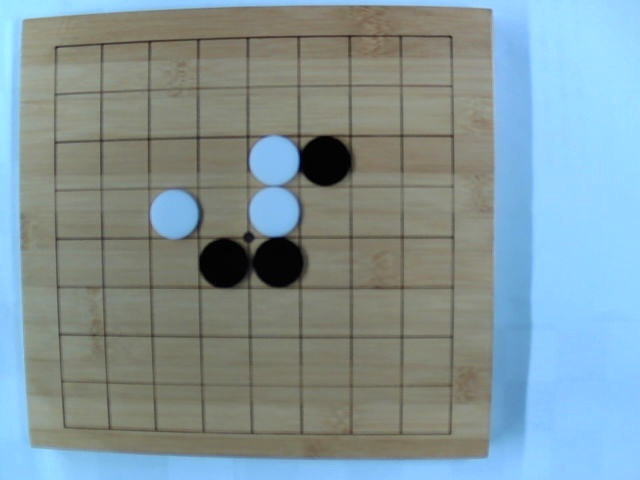
#> input picture python/opencv/edge-detection/IMG-52.jpg, 640 x 480 px
$ python canny.py
#> lines starting #> are read from the running program, lines starting #| are printed output that depends on the picture; after the words box and inside, x2 and y2 are one past the last pixel; in counts of white or black regions, pixels touching at a corner belong together
"""
REF: https://classes.engineering.wustl.edu/ese205/core/index.php?title=OpenCV4
https://opencv-python-tutroals.readthedocs.io/en/latest/py_tutorials/py_imgproc/py_canny/py_canny.html
"""
import cv2
import numpy as np
from matplotlib import pyplot as plt

def edge_detection(img_file_name):
#> called with img_file_name = 'IMG-52.jpg'
    img = cv2.imread(img_file_name, 0)
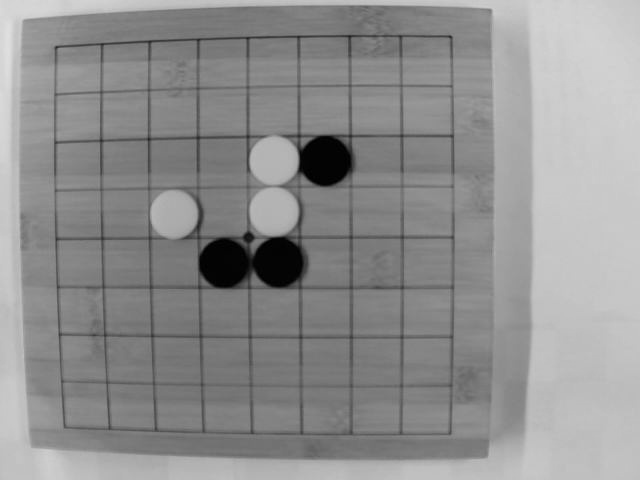
#> img: shape (480, 640); min 0, max 224, mean 144.2
    edges = cv2.Canny(img, 100, 200)
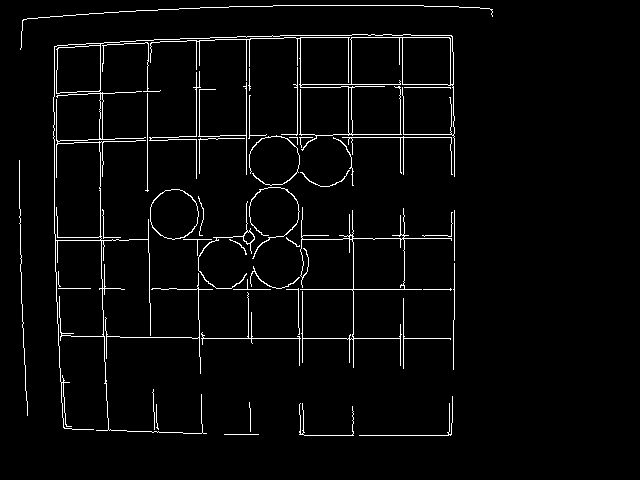
#> edges: shape (480, 640); 3.2% white in thin lines or dots, all inside (x1, y1, x2, y2) = (19, 5, 493, 436)
    circles = cv2.HoughCircles(edges,cv2.HOUGH_GRADIENT,1,20,
                                param1=50,param2=30,minRadius=0,maxRadius=0)
#> circles = 216 rows, first 8: [204.5, 187.5, 151.9], [237.5, 172.5, 167.9], [183.5, 163.5, 126.8], [232.5, 205.5, 133.8], [181.5, 311.5, 121.5], [409.5, 172.5, 166.7], [279.5, 409.5, 173.4], [226.5, 351.5, 123.8]

    plt.subplot(121),plt.imshow(img,cmap = 'gray')
    plt.title('Original Image'), plt.xticks([]), plt.yticks([])
    plt.subplot(122),plt.imshow(edges,cmap = 'gray')
    #plt.subplot(122),plt.imshow(circles,cmap = 'gray')
    plt.title('Edge Image'), plt.xticks([]), plt.yticks([])
    plt.show()
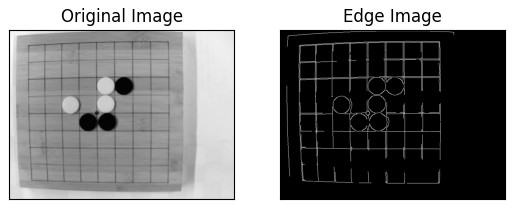
#> figure drawn by matplotlib, 2 panels

if __name__ == '__main__':
    edge_detection('IMG-52.jpg')
